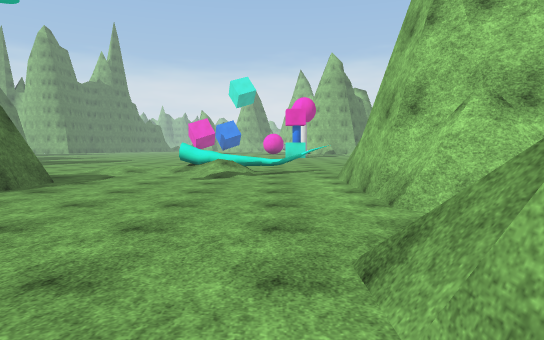
view 1 (above)

24 first-person views from a walk through a 3-D level made in the Unity game engine. The camera is 1.5 m above the floor, tilts 4° down and sees 75° across. The floor is counted in squares, 2 m on a side. Each view is taken from the middle of a square. On the plan, view 1 faces up. The plan holds only what a view shows up to about 11 squares ahead; the rest is blank. The place goes on beyond the plan. Surface patterns are stand-ins for the level's own textures.

view 2
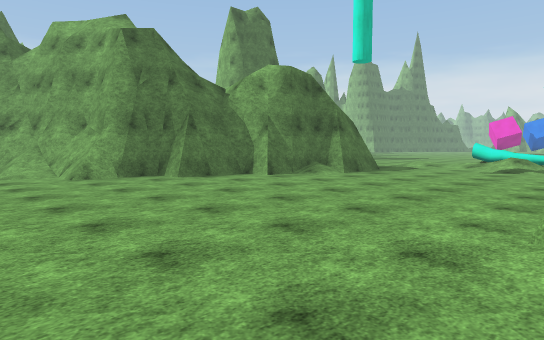

view 3
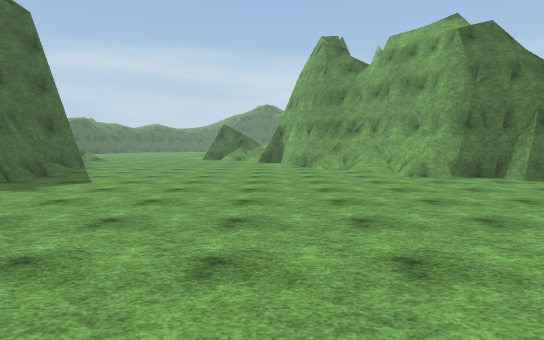

view 4
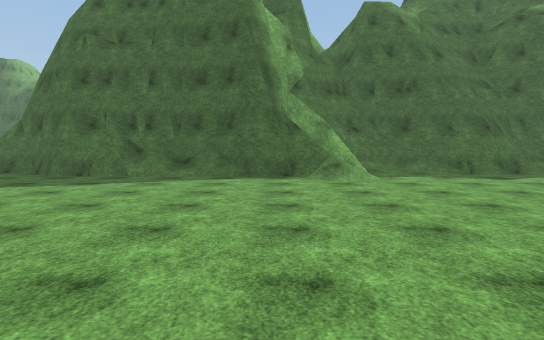

view 5
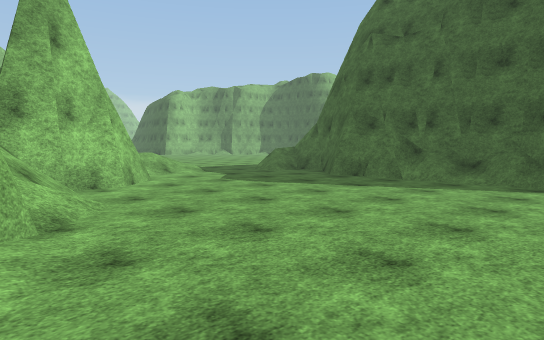

view 6
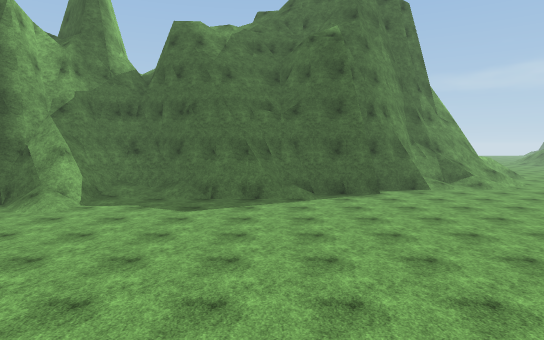

view 7
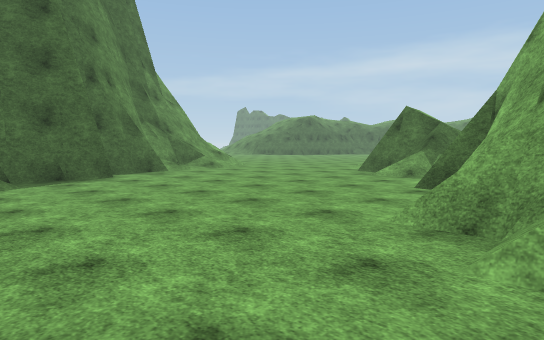

view 8
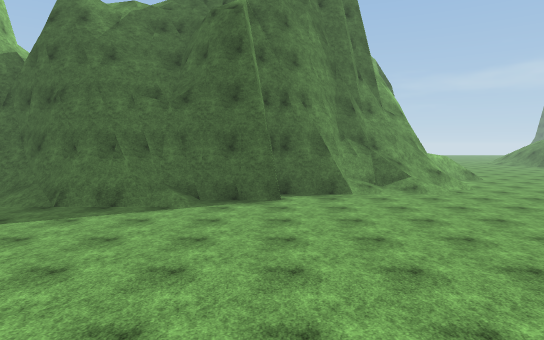

view 9
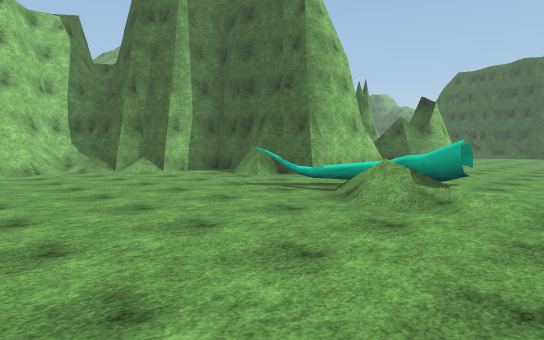

view 10
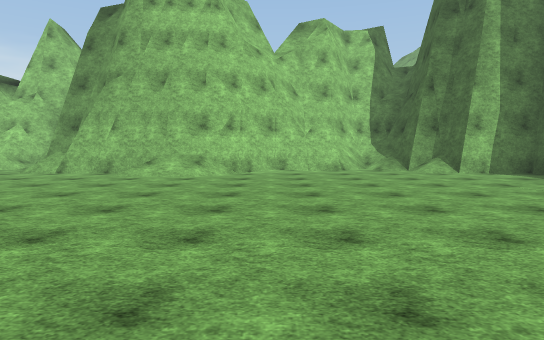

view 11
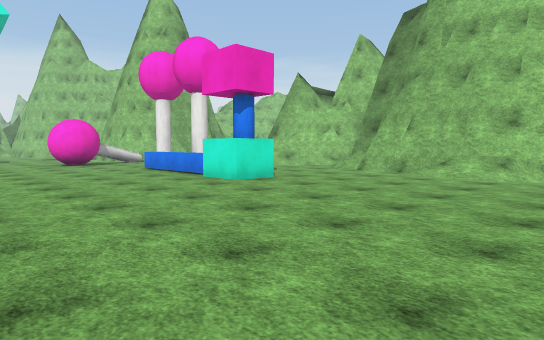

view 12
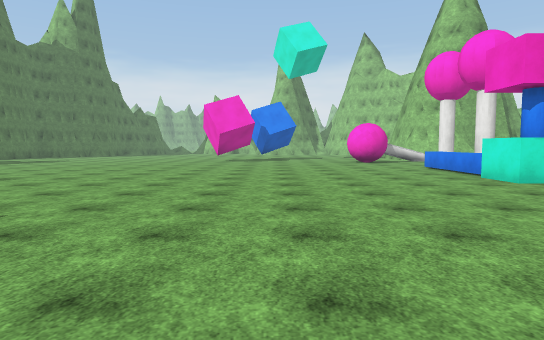

view 13
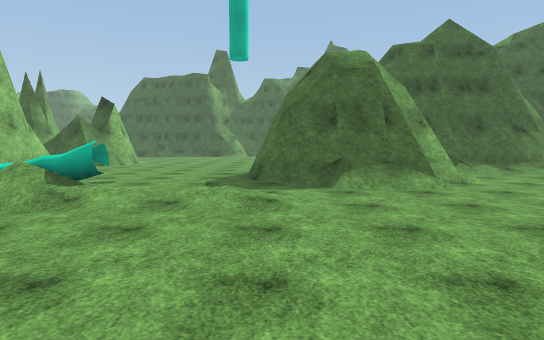

view 14
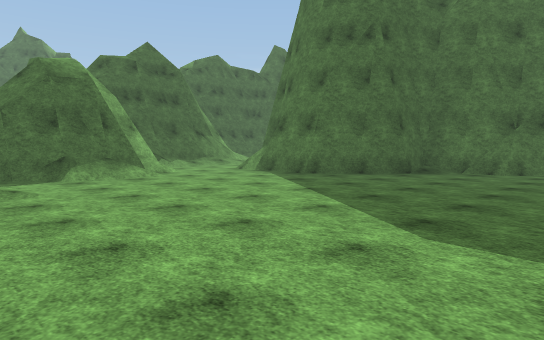

view 15
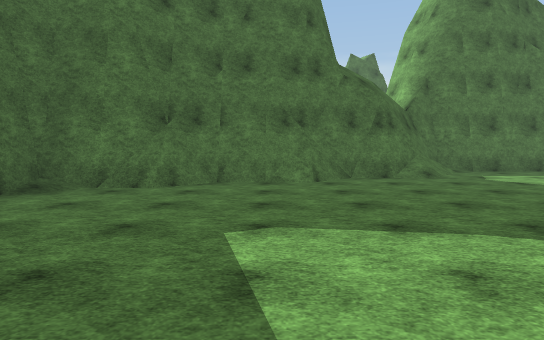

view 16
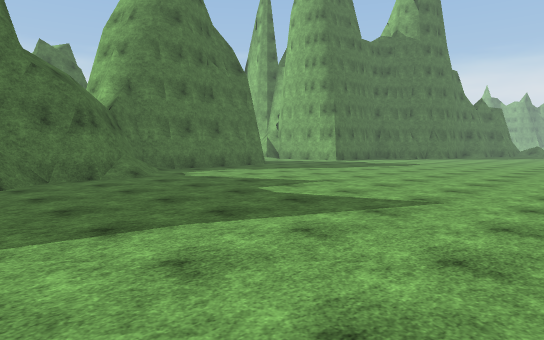

view 17
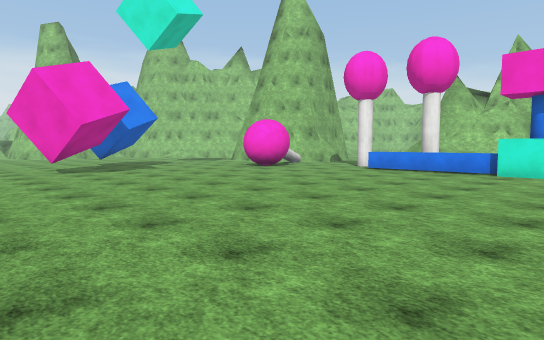

view 18
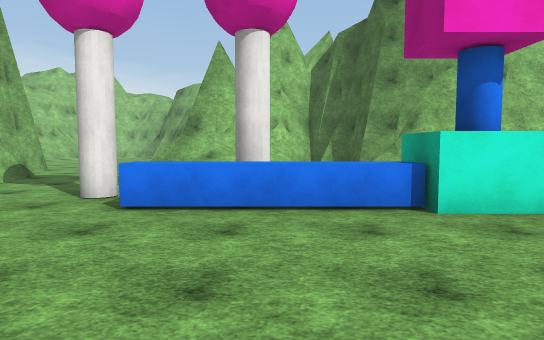

view 19
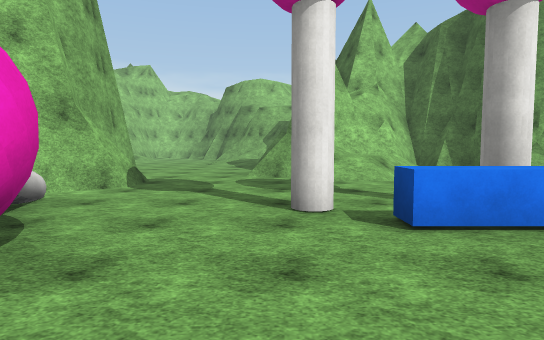

view 20
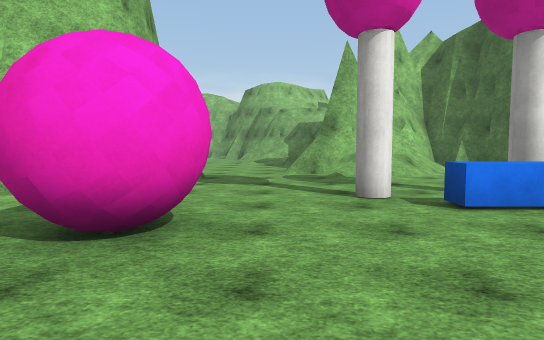

view 21
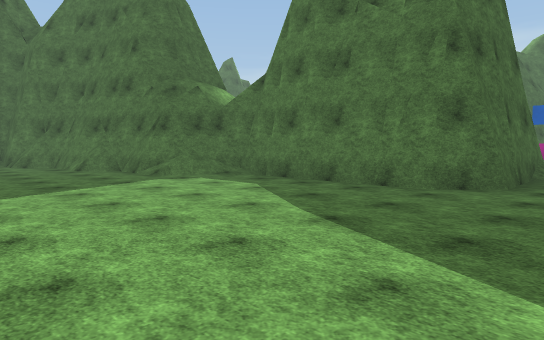

view 22
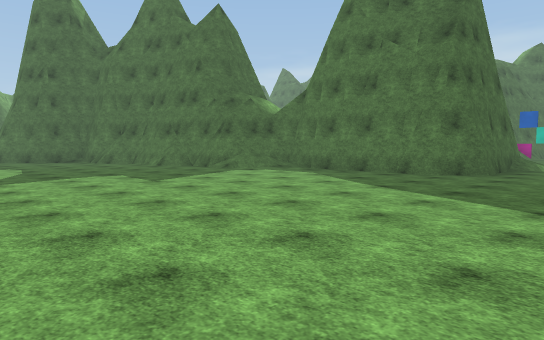

view 23
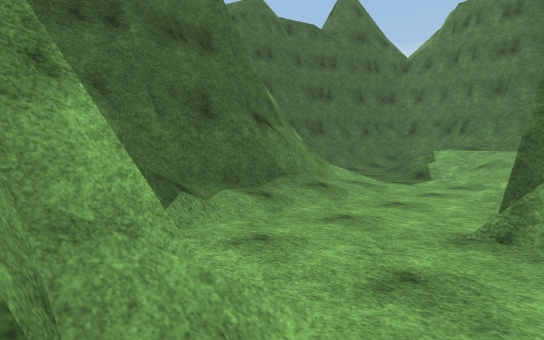

view 24
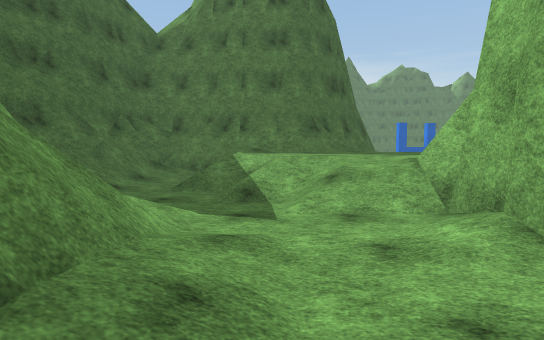

### Floor plan
Key: @ floor where view 1 was taken; # wall or solid block; . main floor; : floor 1.25 m higher than the main floor; / step, stairs or slope; = window, fence, low wall or low ledge; ^ raised ledge; C blue cylinder; B block; O other object.
Columns run from 22 left of view 1 to 9 right of it. Each row starts with its distance up from view 1.
 30          .......#..  .# ^^##....
 29    ...................##........
 28 //..............................
 27 ####....................#....#
 26    ##......................./##
 25     #..................^....//#
 24     #..................^#  .//#
 23     #..................^    ./##
 22     #/.................CB..../##
 21     #//................CC.../##
 20     ##/.....................##
 19      ##.....................#
 18      ##..................../#
 17       #..................../#
 16       ##.................../##
 15        #..................../#
 14        ##....................#
 13         ##...................##
 12          ##...................##
 11           #........./........##
 10           #......///O/OO....##
  9 # ::: #   #...///...//......#
  8 ##:::/#####../###/......#####
  7  ##::///.....#####......#
  6  ##:///./////#####......#
  5  ##//////=####  ##......#
  4  ##/../ #########.......##
  3  ##///         #........
  2   ####        ##.......#
  1              ##........#
  0            ###/.......@##
 -1           ##//..........##
 -2           #/.............///#
 -3         ###.................#
 -4        ##...................#
 -5     //......................../
 -6     =//......................./
 -7     #/......................../
 -8      ..............//.........
 -9      ............./####//###./
-10      ......../###//###########
-11     .......##########        #
-12    ...///###      ##
-13    ..///##

Positions as (right, up) in squares from view 1, and headings:
1: (0, 0), facing up
2: (1, -3), facing up-left
3: (1, -4), facing left
4: (-1, 0), facing down
5: (-1, -1), facing down-right
6: (-8, 0), facing down
7: (-8, -2), facing down-left
8: (-11, -2), facing down
9: (-4, 15), facing down-right
10: (-4, 15), facing right
11: (-4, 15), facing up-right
12: (-4, 14), facing up
13: (-5, 15), facing down
14: (-4, 17), facing down-left
15: (-8, 17), facing left
16: (-8, 17), facing up-left
17: (-9, 20), facing up-right
18: (-3, 24), facing right
19: (-2, 27), facing right
20: (-3, 28), facing right
21: (-12, 29), facing down-left
22: (-9, 30), facing down-left
23: (-8, 9), facing down-left
24: (-11, 6), facing left
